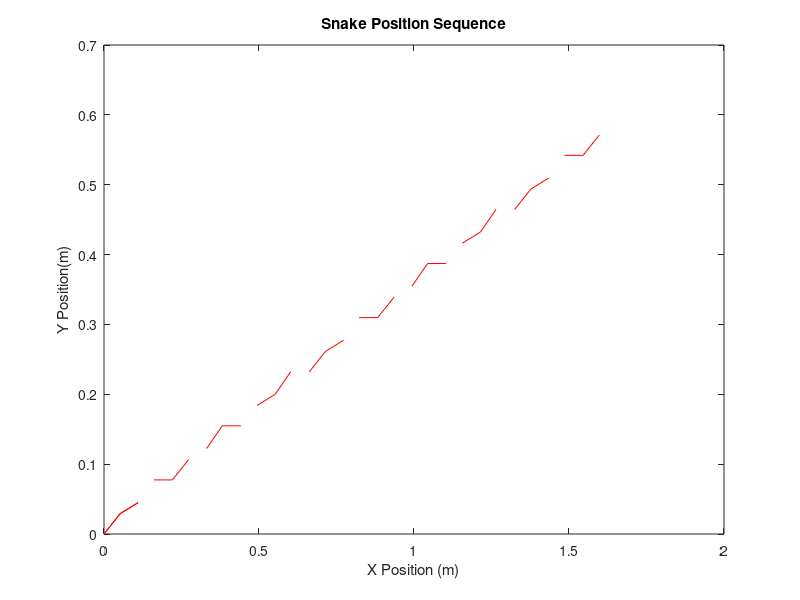

This chart was generated by the following MATLAB code:
%% SERPENTINE MOTION %%

%Assumptions: 
%The snake follows a serpentine/serpenoid curve

% Definitions:
v_s = 0.5; %The snake's constant velocity along the curve (input, m/s)
n = 3; %number of links (3 links that can move horizontally)
L = 0.5; %total length, m
r = .06; %radius of curve, m
K_n = 0.5; % degree of curve
beta = (2*K_n*pi)/n; %phase lag
% alpha_0 = %curvature amplitude - don't know how to calculate??
joints = (1:n+1);
t_run = 5; % run length (seconds)

% Parameters that we control:
alpha = 0.4; % winding angle parameter, change this to change the shape of the motion
omega = 0.5; % speed parameter, change this to change speed
gamma = -0.05; % heading parameter, changes direction (0=straight forward)

%% Parameters in context:
% alpha = -2*alpha_0*sin(K*n*pi/n)
% omega = ((2*K*n*pi)/L)*v_s

%% MOTOR ANGLE EQUATION %%

% theta_i(t) = alpha*sin(omega*t + beta_i) + gamma, i = 1,...,n-1

% create a matrix, (joint #, time) inside has corresponding joint angles
%
%    t1  t2  t3  t4  t5  t6
% j Γ .   .   .   .   .   . ᄀ
% o | .   .   .   .   .   .  |
% i | .   .   .   .   .   .  |
% n | .   .   .   .   .   .  |
% t | .   .   .   .   .   .  |
%   | .   .   .   .   .   .  |
% # L .   .   .   .   .   .  」

time = (1:t_run*1000); % milliseconds
theta = zeros(n-1, length(time)); % columns are for each joint, rows are for each time step

for t = time
	for j = joints(1:end-1)
		theta(j, t) = alpha*sin(omega*t + beta.*j) + gamma;
	end
end

% theta is in RAD
%% Get x and y position of joints
% to get x and y position of the joints, we need angle relative to the
% y-axis (phi)

% for each link, phi_x(i+1) = theta(i+1) + phi_x(i)
% in matrix form, phi_x = E*theta + e*theta_0, where E = tril(ones(n, n-1), -1)
% i am going to go with the link by link way so that I don't have to find
% theta_0, which requires the initial curve amplitude

% initializing matrix phi_x
phi_x = zeros(size(theta));
phi_x(1, 1) = theta(1, 1); % the first angle is not offset

for t = time
    for j = joints(1:end-1)
        phi_x(j+1, t) = theta(j+1) + phi_x(j);
    end
end

% getting y-axis angle from x-axis angle
phi_y = pi/2 - phi_x;

% get joint location from phi_y
% initialize x and y position matrices
x_pos = zeros(size(theta));
y_pos = zeros(size(theta));

% we are starting from the origin
x_pos(1, 1) = 0;
y_pos(1, 1) = 0;

for i = 1:(numel(x_pos)-1)
    x_pos(i+1) = r*sin(phi_y(i+1)) + x_pos(i);
    y_pos(i+1) = r*cos(phi_y(i+1)) + y_pos(i);
end

%% PLOT joint position

% start by plotting the snake position at t = 1 (1 millisecond)

% figure(); hold on;
plot(x_pos(:, 1), y_pos(:, 1), 'r-'); hold on;

% and now at other times

for i = 1:10
    plot(x_pos(:, i), y_pos(:, i), 'r-')
end

title('Snake Position Sequence')
xlabel('X Position (m)')
ylabel('Y Position(m)')

% need to figure out gamma parameter, why it moves at an angle, timing and
% why links don't overlap